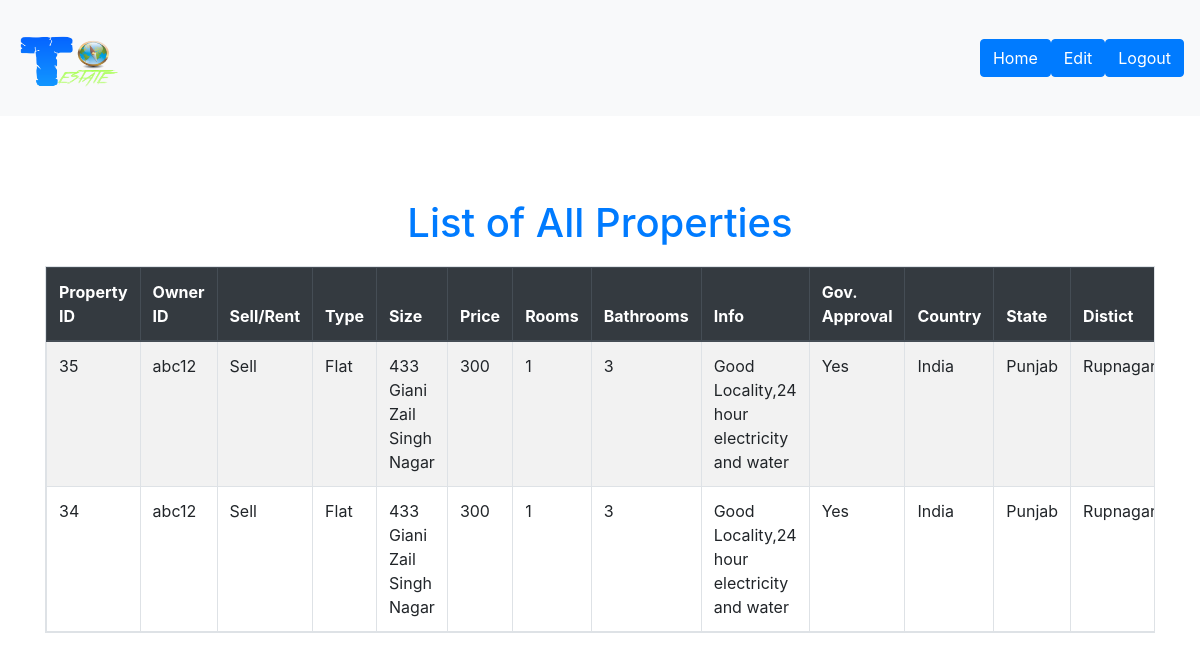
The page /landlord_all_properties.php (signed in) on the database its author committed.
### tables this page shows
CREATE TABLE `property` (
  `ownerid` varchar(100) DEFAULT NULL,
  `propertyid` int(100) NOT NULL,
  `sellrent` varchar(100) DEFAULT NULL,
  `type` varchar(100) DEFAULT NULL,
  `size` varchar(100) DEFAULT NULL,
  `price` varchar(255) DEFAULT NULL,
  `rooms` varchar(100) DEFAULT NULL,
  `bathrooms` varchar(100) DEFAULT NULL,
  `info` varchar(255) DEFAULT NULL,
  `gov` varchar(100) DEFAULT NULL,
  `country` varchar(100) DEFAULT NULL,
  `state` varchar(100) DEFAULT NULL,
  `distict` varchar(100) DEFAULT NULL,
  `Street` varchar(100) DEFAULT NULL,
  `pincode` varchar(100) DEFAULT NULL
);

### landlord_all_properties.php (the view, shortened to what this page needs)
<?php
$id = $_SESSION['id'];
$host = 'localhost';
$username = 'root';
$password = '';
$db_name = 'realestate';
$db= mysqli_connect($host,$username,$password,$db_name);
?>
<!DOCTYPE html>
<html>
    <head>
        <link rel="stylesheet" href="https://maxcdn.bootstrapcdn.com/bootstrap/4.5.2/css/bootstrap.min.css">
	<link rel="stylesheet" href="http://maxcdn.bootstrapcdn.com/font-awesome/4.2.0/css/font-awesome.min.css">
      	<link rel="stylesheet" href="https://cdnjs.cloudflare.com/ajax/libs/font-awesome/4.0.0/css/font-awesome.min.css" />
    </head>
    <body>
<nav class="navbar navbar-light bg-light">
      <img src="logo.png" id="logo">
        <div class="btn-group btn-group-lg">
            <a href="landlord_homepage.php"><button type="button" class="btn btn-primary">Home</button></a>
            <a href="edit_landlord.php"><button type="button" class="btn btn-primary">Edit</button></a>
            <a href="admin_logout.php"><button type="button" class="btn btn-primary">Logout</button></a>
        </div>
</nav>
<br><br><br>
<div class="container">
<h1 class="text-center text-primary"><center>List of All Properties</center></h1>
  <table class="table table-responsive table-hover table-striped table-bordered">
    <thead class="thead-dark">
      <tr>
        <th>Property ID</th>
        <th>Owner ID</th>
        <th>Sell/Rent</th>
        <th>Type</th>
        <th>Size</th>
        <th>Price</th>
        <th>Rooms</th>
        <th>Bathrooms</th>
        <th>Info</th>
		<th>Gov. Approval</th>
		<th>Country</th>
		<th>State</th>
		<th>Distict</th>
      </tr>
    </thead>
    <tbody>
<?php
$query ="SELECT * FROM property where ownerid='$id' ORDER BY propertyid DESC ";
$result = $db->query($query);
$row_count = $result->num_rows;
for($i=0 ; $i<$row_count; $i++)
{
        $property = $result->fetch_assoc();
    echo "<tr>";
    echo "<td>".$property['propertyid']."</td>";
    echo "<td>".$property['ownerid']."</td>";
    echo "<td>".$property['sellrent']."</td>";
    echo "<td>".$property['type']."</td>";
    echo "<td>".$property['size']."</td>";
    echo "<td>".$property['price']."</td>";
    echo "<td>".$property['rooms']."</td>";
    echo "<td>".$property['bathrooms']."</td>";
    echo "<td>".$property['info']."</td>";
    echo "<td>".$property['gov']."</td>";
    echo "<td>".$property['country']."</td>";
    echo "<td>".$property['state']."</td>";
    echo "<td>".$property['distict']."</td>";
    echo "</tr>";
}?>
   </table>
</div>
</body>
</html>

### landlord_all_properties.php (style rules this page uses)
h1 { padding:1%; font-size:40px; }
#logo { height:100px; width:100px; float:left; margin-left: 3px; margin-top: 0px; padding: 0px; }

### rows shown on the page
property: propertyid "35", ownerid "abc12", sellrent "Sell", type "Flat", size "433 Giani Zail Singh Nagar", price "300", rooms "1", bathrooms "3", info "Good Locality,24 hour electricity and water", gov "Yes", country "India", state "Punjab", distict "Rupnagar"
property: propertyid "34", ownerid "abc12", sellrent "Sell", type "Flat", size "433 Giani Zail Singh Nagar", price "300", rooms "1", bathrooms "3", info "Good Locality,24 hour electricity and water", gov "Yes", country "India", state "Punjab", distict "Rupnagar"
